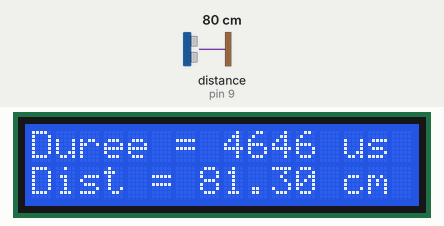
Simulated run of this sketch. Board: Arduino Uno, built with avr-gcc and run on an emulated ATmega328P. Parts: 16×2 character LCD. Wiring (inferred from the names in the program): ultrasonic range finder: trigger pin 8; echo pin 9. The inputs (shaded band) are chosen by the test bench; at power-on: distance to the obstacle (sensor on pin 9) 80 cm. The echo pulse lasts 58.3 µs per cm.

Above: at 1.2 s.
1.3 s: distance to the obstacle (sensor on pin 9) set to 299 cm
At 3.0 s:
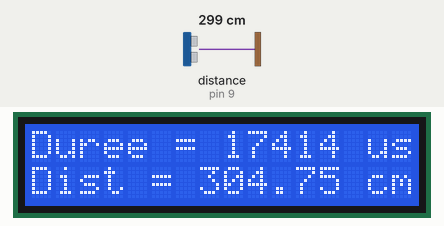
4.7 s: distance to the obstacle (sensor on pin 9) set to 2 cm
At 7.5 s:
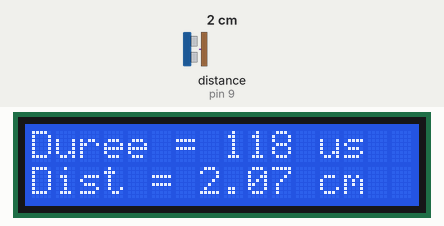
7.8 s: distance to the obstacle (sensor on pin 9) set to 4 cm
At 9.3 s:
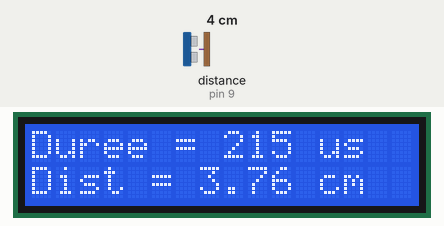
Timing chart, 0 to 10.8 s (numbered marks = the images above; inputs shaded):
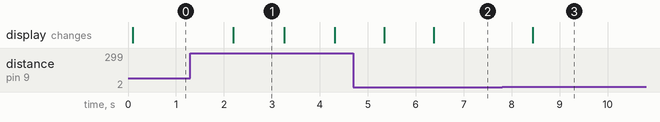

The sketch:

Telemetre.ino
```cpp
// Télémètre à ultrason

#include "LiquidCrystal_I2C.h"

LiquidCrystal_I2C lcd(0x27, 16, 2);

// La vitesse du son en cm/us
#define VITESSE 0.035
// Les broches
const int trig = 8; // l'émission de l'onde
const int echo = 9; // la reception

void setup() {
  // Déclaration de les entrées et les sorties
  pinMode(trig, OUTPUT);
  pinMode(echo, INPUT);

  // initialization de la broche de l'émission
  digitalWrite(trig, LOW);

  // initialization de l'écran
  lcd.init();
  lcd.backlight();
}

void loop() {
  // Déclencher l'onde
  digitalWrite(trig, HIGH);
  delayMicroseconds(10);
  digitalWrite(trig, LOW);

  // Lire la durée de l'état haute sur la broche "echo"
  unsigned long duree = pulseIn(echo, HIGH); // en microseconds
  // calculer la distance
  double distance = VITESSE * duree / 2; // en cm

  lcd.clear();
  lcd.home();
  // Afficher la durée
  lcd.print("Duree = ");
  lcd.print(duree);
  lcd.print(" us");

  // Aller à la ligne
  lcd.setCursor(0, 1);
  // Afficher la distance
  lcd.print("Dist = ");
  lcd.print(distance);
  lcd.print(" cm");

  // pause
  delay(1000);
}
```

Measured:
- after the input at 1.3 s, the display: changes after 0.90 s (image 1)
- after the input at 4.7 s, the display: first changes after 0.64 s (image 2 shows a later state)
- what the display in image 1 shows lasts 1.1 s, from 2.2 s to 3.3 s
